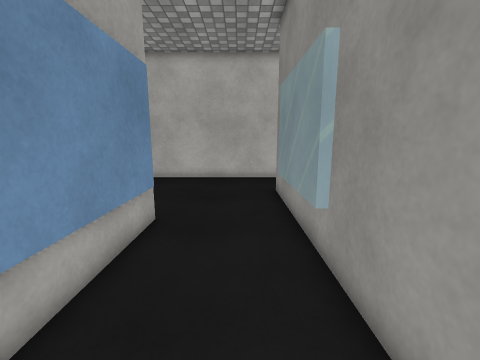
[1] (above)

15 first-person views from a walk through a Unity game level. The camera is 1.4 m above the floor, tilts 10° down and sees 90° across. The floor is counted in squares, 0.5 m on a side. Each view is taken from the middle of a square. On the plan, view 1 faces up. The plan holds only what a view shows up to about 18 squares ahead; the rest is blank. The player character is not drawn. Some animated figures are left out. Surface patterns are stand-ins for the level's own textures.

[2]
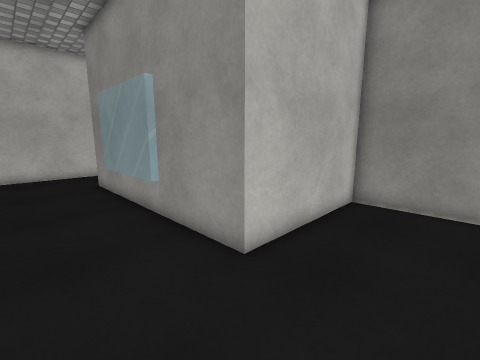

[3]
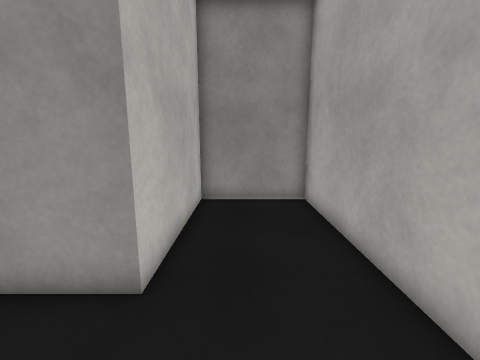

[4]
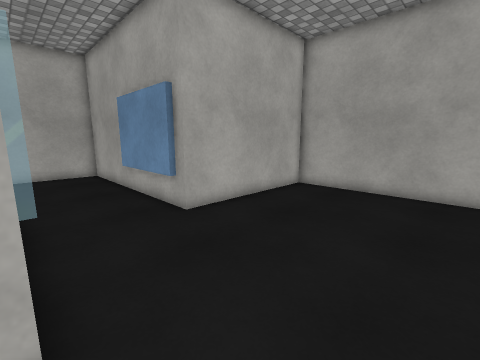

[5]
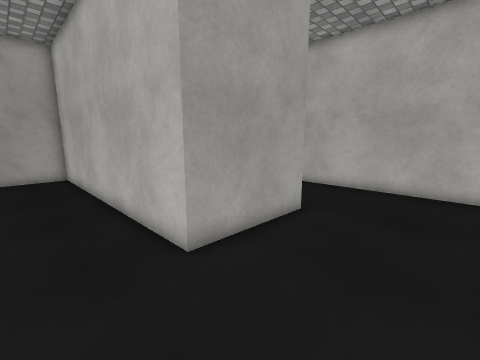

[6]
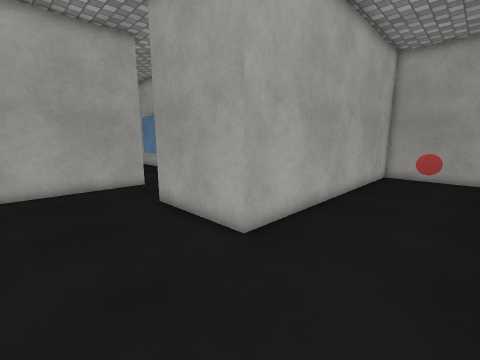

[7]
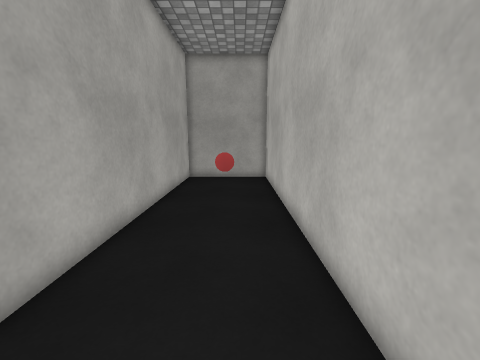

[8]
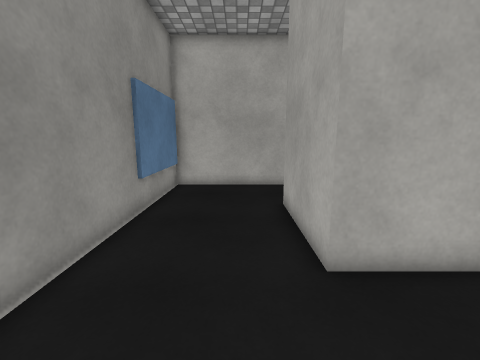

[9]
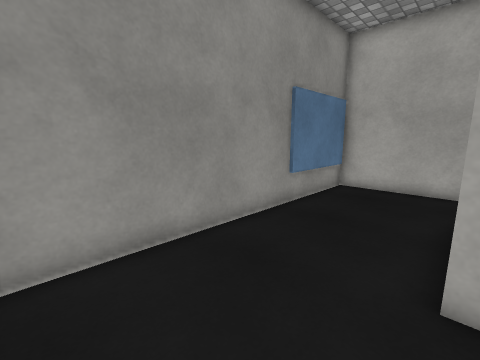

[10]
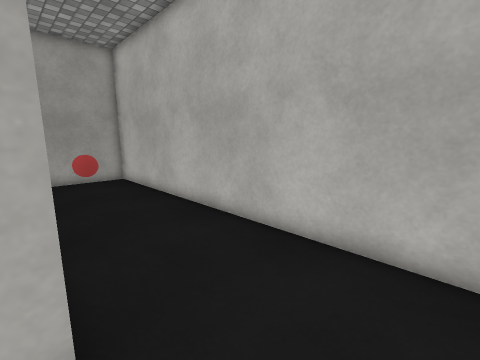

[11]
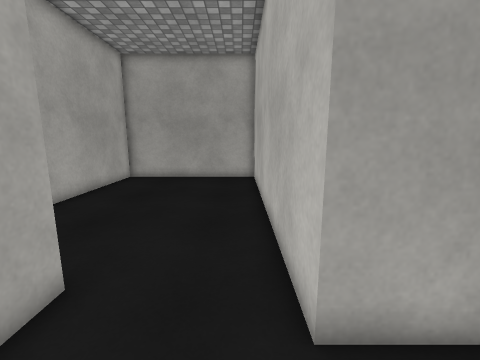

[12]
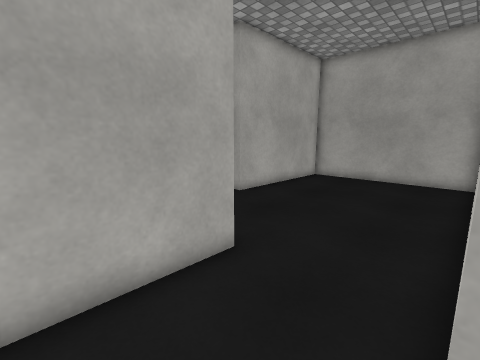

[13]
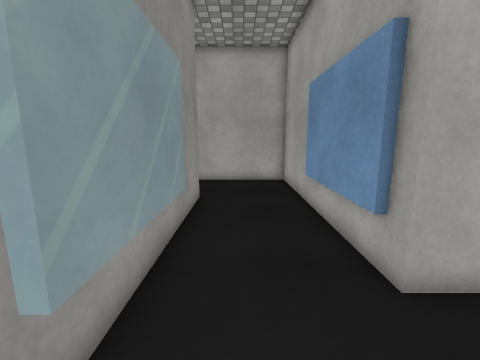

[14]
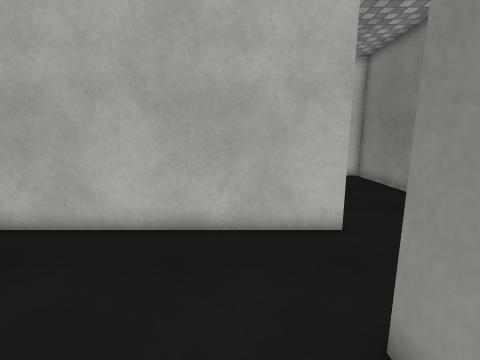

[15]
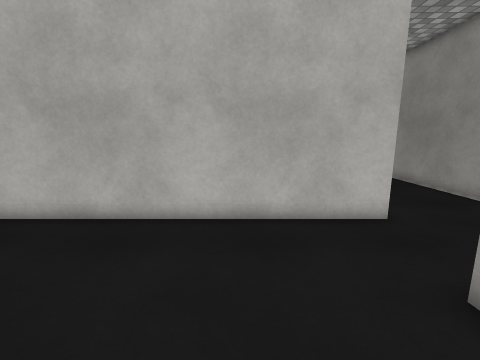

### Floor plan
Points are (right, up) in squares from view 1. A wall is a line through its corners. A room is listed if a view was taken in it or the views show most of it. See-through windows are left out.
Room 1 (views 1, 2, 3, 13, 14, 15)
walls: (-2.7, 7.5) (-2.7, 2.1); (1.6, 17) (-11.3, 17) (-11.3, 8) (-3, 8) (-3, -4) (8.8, -4) (8.8, 0.8) (1.9, 0.8) (1.9, 12.7)
ways out: opening at (2.5, 15) to room 2
Room 2 (views 4, 5, 6, 7, 8, 9, 10, 11, 12)
walls: (1.9, 12.7) (8.7, 12.7) (8.7, 18.1); (8.8, 12.7) (8.8, 27.9) (-11.3, 27.9) (-11.3, 22.3) (3.1, 22.3) (3.1, 17) (1.6, 17)
ways out: opening at (2.5, 15) to room 1

Positions as (right, up) in squares from view 1, and headings:
1: (0, 0), facing up
2: (-2, -3), facing up-right
3: (-2, -1), facing right
4: (2, 16), facing down-left
5: (8, 14), facing up-left
6: (8, 27), facing down-left
7: (6, 26), facing left
8: (5, 27), facing down
9: (3, 27), facing down-right
10: (6, 22), facing up-left
11: (6, 16), facing left
12: (6, 17), facing down-left
13: (0, 12), facing down
14: (0, 10), facing up
15: (-2, 9), facing up
